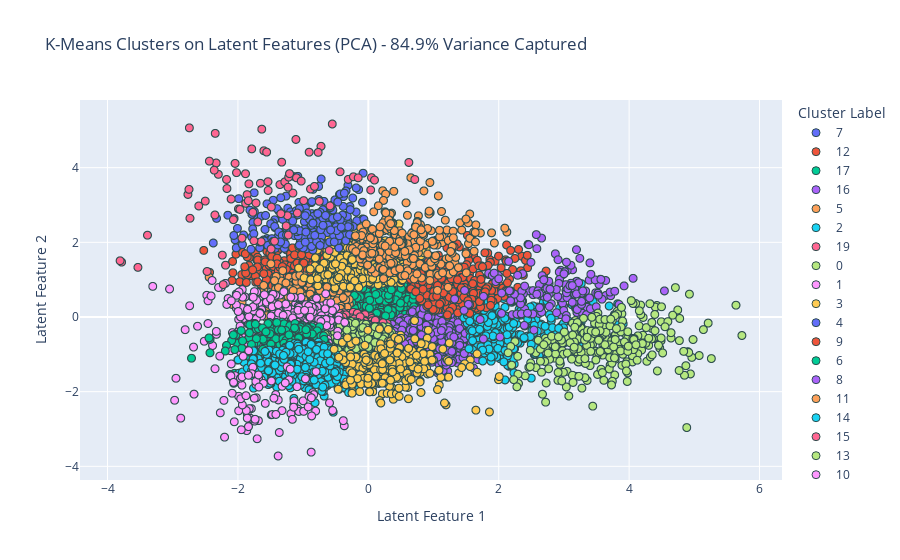

The notebook cell saved with this chart:
### Code cell
numeric_features = ['score', 'log_length', 'log_followers_count']
categorical_features = []

df = pd.read_csv('data/clean/Cleaned_Data.csv')
df = df.dropna(subset=df.columns.drop('label'))
df['log_followers_count'] = np.log(df['followers_count']+1)
df['log_length'] = np.log(df['length']+1)

cluster_and_plot_latent(df, numeric_features, categorical_features)

### Figure 1 — Plotly figure (JSON) as saved in the notebook; plotly's stock layout.template omitted (floating-point values rounded to 4 significant figures; data arrays with more than 128 entries replaced by an {"elided": "..."} marker saying what was removed)
{"data": [{"customdata": {"elided": "642x4 mixed values"}, "hovertemplate": "Cluster Label=7<br>Latent Feature 1=%{x}<br>Latent Feature 2=%{y}<br>True Genre=%{customdata[0]}<br>reviewer_reviews=%{customdata[1]}<br>score=%{customdata[2]}<br>log_length=%{customdata[3]}<extra></extra>", "legendgroup": "7", "marker": {"color": "#636efa", "line": {"color": "DarkSlateGrey", "width": 1}, "size": 8, "symbol": "circle"}, "mode": "markers", "name": "7", "showlegend": true, "type": "scattergl", "x": {"elided": "642 float values"}, "xaxis": "x", "y": {"elided": "642 float values"}, "yaxis": "y"}, {"customdata": {"elided": "405x4 mixed values"}, "hovertemplate": "Cluster Label=12<br>Latent Feature 1=%{x}<br>Latent Feature 2=%{y}<br>True Genre=%{customdata[0]}<br>reviewer_reviews=%{customdata[1]}<br>score=%{customdata[2]}<br>log_length=%{customdata[3]}<extra></extra>", "legendgroup": "12", "marker": {"color": "#EF553B", "line": {"color": "DarkSlateGrey", "width": 1}, "size": 8, "symbol": "circle"}, "mode": "markers", "name": "12", "showlegend": true, "type": "scattergl", "x": {"elided": "405 float values"}, "xaxis": "x", "y": {"elided": "405 float values"}, "yaxis": "y"}, {"customdata": {"elided": "556x4 mixed values"}, "hovertemplate": "Cluster Label=17<br>Latent Feature 1=%{x}<br>Latent Feature 2=%{y}<br>True Genre=%{customdata[0]}<br>reviewer_reviews=%{customdata[1]}<br>score=%{customdata[2]}<br>log_length=%{customdata[3]}<extra></extra>", "legendgroup": "17", "marker": {"color": "#00cc96", "line": {"color": "DarkSlateGrey", "width": 1}, "size": 8, "symbol": "circle"}, "mode": "markers", "name": "17", "showlegend": true, "type": "scattergl", "x": {"elided": "556 float values"}, "xaxis": "x", "y": {"elided": "556 float values"}, "yaxis": "y"}, {"customdata": {"elided": "720x4 mixed values"}, "hovertemplate": "Cluster Label=16<br>Latent Feature 1=%{x}<br>Latent Feature 2=%{y}<br>True Genre=%{customdata[0]}<br>reviewer_reviews=%{customdata[1]}<br>score=%{customdata[2]}<br>log_length=%{customdata[3]}<extra></extra>", "legendgroup": "16", "marker": {"color": "#ab63fa", "line": {"color": "DarkSlateGrey", "width": 1}, "size": 8, "symbol": "circle"}, "mode": "markers", "name": "16", "showlegend": true, "type": "scattergl", "x": {"elided": "720 float values"}, "xaxis": "x", "y": {"elided": "720 float values"}, "yaxis": "y"}, {"customdata": {"elided": "673x4 mixed values"}, "hovertemplate": "Cluster Label=5<br>Latent Feature 1=%{x}<br>Latent Feature 2=%{y}<br>True Genre=%{customdata[0]}<br>reviewer_reviews=%{customdata[1]}<br>score=%{customdata[2]}<br>log_length=%{customdata[3]}<extra></extra>", "legendgroup": "5", "marker": {"color": "#FFA15A", "line": {"color": "DarkSlateGrey", "width": 1}, "size": 8, "symbol": "circle"}, "mode": "markers", "name": "5", "showlegend": true, "type": "scattergl", "x": {"elided": "673 float values"}, "xaxis": "x", "y": {"elided": "673 float values"}, "yaxis": "y"}, {"customdata": {"elided": "295x4 mixed values"}, "hovertemplate": "Cluster Label=2<br>Latent Feature 1=%{x}<br>Latent Feature 2=%{y}<br>True Genre=%{customdata[0]}<br>reviewer_reviews=%{customdata[1]}<br>score=%{customdata[2]}<br>log_length=%{customdata[3]}<extra></extra>", "legendgroup": "2", "marker": {"color": "#19d3f3", "line": {"color": "DarkSlateGrey", "width": 1}, "size": 8, "symbol": "circle"}, "mode": "markers", "name": "2", "showlegend": true, "type": "scattergl", "x": {"elided": "295 float values"}, "xaxis": "x", "y": {"elided": "295 float values"}, "yaxis": "y"}, {"customdata": {"elided": "834x4 mixed values"}, "hovertemplate": "Cluster Label=19<br>Latent Feature 1=%{x}<br>Latent Feature 2=%{y}<br>True Genre=%{customdata[0]}<br>reviewer_reviews=%{customdata[1]}<br>score=%{customdata[2]}<br>log_length=%{customdata[3]}<extra></extra>", "legendgroup": "19", "marker": {"color": "#FF6692", "line": {"color": "DarkSlateGrey", "width": 1}, "size": 8, "symbol": "circle"}, "mode": "markers", "name": "19", "showlegend": true, "type": "scattergl", "x": {"elided": "834 float values"}, "xaxis": "x", "y": {"elided": "834 float values"}, "yaxis": "y"}, {"customdata": {"elided": "875x4 mixed values"}, "hovertemplate": "Cluster Label=0<br>Latent Feature 1=%{x}<br>Latent Feature 2=%{y}<br>True Genre=%{customdata[0]}<br>reviewer_reviews=%{customdata[1]}<br>score=%{customdata[2]}<br>log_length=%{customdata[3]}<extra></extra>", "legendgroup": "0", "marker": {"color": "#B6E880", "line": {"color": "DarkSlateGrey", "width": 1}, "size": 8, "symbol": "circle"}, "mode": "markers", "name": "0", "showlegend": true, "type": "scattergl", "x": {"elided": "875 float values"}, "xaxis": "x", "y": {"elided": "875 float values"}, "yaxis": "y"}, {"customdata": {"elided": "336x4 mixed values"}, "hovertemplate": "Cluster Label=1<br>Latent Feature 1=%{x}<br>Latent Feature 2=%{y}<br>True Genre=%{customdata[0]}<br>reviewer_reviews=%{customdata[1]}<br>score=%{customdata[2]}<br>log_length=%{customdata[3]}<extra></extra>", "legendgroup": "1", "marker": {"color": "#FF97FF", "line": {"color": "DarkSlateGrey", "width": 1}, "size": 8, "symbol": "circle"}, "mode": "markers", "name": "1", "showlegend": true, "type": "scattergl", "x": {"elided": "336 float values"}, "xaxis": "x", "y": {"elided": "336 float values"}, "yaxis": "y"}, {"customdata": {"elided": "444x4 mixed values"}, "hovertemplate": "Cluster Label=3<br>Latent Feature 1=%{x}<br>Latent Feature 2=%{y}<br>True Genre=%{customdata[0]}<br>reviewer_reviews=%{customdata[1]}<br>score=%{customdata[2]}<br>log_length=%{customdata[3]}<extra></extra>", "legendgroup": "3", "marker": {"color": "#FECB52", "line": {"color": "DarkSlateGrey", "width": 1}, "size": 8, "symbol": "circle"}, "mode": "markers", "name": "3", "showlegend": true, "type": "scattergl", "x": {"elided": "444 float values"}, "xaxis": "x", "y": {"elided": "444 float values"}, "yaxis": "y"}, {"customdata": {"elided": "213x4 mixed values"}, "hovertemplate": "Cluster Label=4<br>Latent Feature 1=%{x}<br>Latent Feature 2=%{y}<br>True Genre=%{customdata[0]}<br>reviewer_reviews=%{customdata[1]}<br>score=%{customdata[2]}<br>log_length=%{customdata[3]}<extra></extra>", "legendgroup": "4", "marker": {"color": "#636efa", "line": {"color": "DarkSlateGrey", "width": 1}, "size": 8, "symbol": "circle"}, "mode": "markers", "name": "4", "showlegend": true, "type": "scattergl", "x": {"elided": "213 float values"}, "xaxis": "x", "y": {"elided": "213 float values"}, "yaxis": "y"}, {"customdata": {"elided": "350x4 mixed values"}, "hovertemplate": "Cluster Label=9<br>Latent Feature 1=%{x}<br>Latent Feature 2=%{y}<br>True Genre=%{customdata[0]}<br>reviewer_reviews=%{customdata[1]}<br>score=%{customdata[2]}<br>log_length=%{customdata[3]}<extra></extra>", "legendgroup": "9", "marker": {"color": "#EF553B", "line": {"color": "DarkSlateGrey", "width": 1}, "size": 8, "symbol": "circle"}, "mode": "markers", "name": "9", "showlegend": true, "type": "scattergl", "x": {"elided": "350 float values"}, "xaxis": "x", "y": {"elided": "350 float values"}, "yaxis": "y"}, {"customdata": {"elided": "676x4 mixed values"}, "hovertemplate": "Cluster Label=6<br>Latent Feature 1=%{x}<br>Latent Feature 2=%{y}<br>True Genre=%{customdata[0]}<br>reviewer_reviews=%{customdata[1]}<br>score=%{customdata[2]}<br>log_length=%{customdata[3]}<extra></extra>", "legendgroup": "6", "marker": {"color": "#00cc96", "line": {"color": "DarkSlateGrey", "width": 1}, "size": 8, "symbol": "circle"}, "mode": "markers", "name": "6", "showlegend": true, "type": "scattergl", "x": {"elided": "676 float values"}, "xaxis": "x", "y": {"elided": "676 float values"}, "yaxis": "y"}, {"customdata": {"elided": "161x4 mixed values"}, "hovertemplate": "Cluster Label=8<br>Latent Feature 1=%{x}<br>Latent Feature 2=%{y}<br>True Genre=%{customdata[0]}<br>reviewer_reviews=%{customdata[1]}<br>score=%{customdata[2]}<br>log_length=%{customdata[3]}<extra></extra>", "legendgroup": "8", "marker": {"color": "#ab63fa", "line": {"color": "DarkSlateGrey", "width": 1}, "size": 8, "symbol": "circle"}, "mode": "markers", "name": "8", "showlegend": true, "type": "scattergl", "x": {"elided": "161 float values"}, "xaxis": "x", "y": {"elided": "161 float values"}, "yaxis": "y"}, {"customdata": {"elided": "278x4 mixed values"}, "hovertemplate": "Cluster Label=11<br>Latent Feature 1=%{x}<br>Latent Feature 2=%{y}<br>True Genre=%{customdata[0]}<br>reviewer_reviews=%{customdata[1]}<br>score=%{customdata[2]}<br>log_length=%{customdata[3]}<extra></extra>", "legendgroup": "11", "marker": {"color": "#FFA15A", "line": {"color": "DarkSlateGrey", "width": 1}, "size": 8, "symbol": "circle"}, "mode": "markers", "name": "11", "showlegend": true, "type": "scattergl", "x": {"elided": "278 float values"}, "xaxis": "x", "y": {"elided": "278 float values"}, "yaxis": "y"}, {"customdata": {"elided": "586x4 mixed values"}, "hovertemplate": "Cluster Label=14<br>Latent Feature 1=%{x}<br>Latent Feature 2=%{y}<br>True Genre=%{customdata[0]}<br>reviewer_reviews=%{customdata[1]}<br>score=%{customdata[2]}<br>log_length=%{customdata[3]}<extra></extra>", "legendgroup": "14", "marker": {"color": "#19d3f3", "line": {"color": "DarkSlateGrey", "width": 1}, "size": 8, "symbol": "circle"}, "mode": "markers", "name": "14", "showlegend": true, "type": "scattergl", "x": {"elided": "586 float values"}, "xaxis": "x", "y": {"elided": "586 float values"}, "yaxis": "y"}, {"customdata": {"elided": "84x4 mixed values"}, "hovertemplate": "Cluster Label=15<br>Latent Feature 1=%{x}<br>Latent Feature 2=%{y}<br>True Genre=%{customdata[0]}<br>reviewer_reviews=%{customdata[1]}<br>score=%{customdata[2]}<br>log_length=%{customdata[3]}<extra></extra>", "legendgroup": "15", "marker": {"color": "#FF6692", "line": {"color": "DarkSlateGrey", "width": 1}, "size": 8, "symbol": "circle"}, "mode": "markers", "name": "15", "showlegend": true, "type": "scattergl", "x": [-0.5531, -2.19, -0.3086, -2.022, -1.938, -3.784, -2.767, -0.2284, -1.461, -1.157, -1.86, -1.992, -1.102, -2.334, -2.175, -1.723, -1.24, -1.029, -0.7258, 0.6214, -0.9074, -1.26, -2.169, -2.348, -1.882, -1.841, -2.601, -1.356, -1.341, -1.656, -1.329, -0.4337, 0.04845, 0.7128, -1.089, -2.239, -2.301, -1.537, -0.1556, -0.8864, -1.539, -1.788, -2.438, -1.634, -2.745, -1.281, -1.644, -1.439, -1.487, -1.969, 0.09445, -1.222, -1.832, -1.696, -1.491, -1.208, -1.228, -2.069, -2.736, -3.534, -1.772, -1.755, -0.6005, -1.602, -2.104, -2.501, -0.8262, -1.56, 0.03632, -1.884, -0.9915, -2.364, -2.751, -3.807, -2.473, -2.226, -3.388, -0.7521, -2.044, -1.231, -0.5873, -0.7692, -1.111, -2.353], "xaxis": "x", "y": [5.169, 1.388, 3.685, 3.866, 2.111, 1.47, 3.283, 3.756, 2.027, 3.319, 3.278, 2.895, 3.728, 4.125, 3.684, 3.053, 2.714, 3.64, 4.572, 4.139, 4.415, 2.439, 3.441, 4.918, 3.043, 3.116, 2.974, 3.547, 2.767, 3.582, 4.148, 3.89, 3.734, 3.684, 2.786, 1.657, 3.821, 3.39, 3.727, 3.429, 3.625, 4.503, 4.175, 5.031, 5.065, 3.618, 2.018, 2.03, 2.945, 2.881, 3.668, 3.747, 3.566, 2.546, 1.821, 3.84, 2.195, 2.606, 2.645, 1.329, 2.803, 2.042, 1.781, 4.453, 3.16, 3.105, 3.498, 4.417, 3.403, 3.838, 3.118, 3.933, 3.418, 1.507, 1.22, 0.8676, 2.192, 3.097, 4.114, 3.476, 2.975, 4.41, 4.756, 2.733], "yaxis": "y"}, {"customdata": {"elided": "282x4 mixed values"}, "hovertemplate": "Cluster Label=13<br>Latent Feature 1=%{x}<br>Latent Feature 2=%{y}<br>True Genre=%{customdata[0]}<br>reviewer_reviews=%{customdata[1]}<br>score=%{customdata[2]}<br>log_length=%{customdata[3]}<extra></extra>", "legendgroup": "13", "marker": {"color": "#B6E880", "line": {"color": "DarkSlateGrey", "width": 1}, "size": 8, "symbol": "circle"}, "mode": "markers", "name": "13", "showlegend": true, "type": "scattergl", "x": {"elided": "282 float values"}, "xaxis": "x", "y": {"elided": "282 float values"}, "yaxis": "y"}, {"customdata": {"elided": "91x4 mixed values"}, "hovertemplate": "Cluster Label=10<br>Latent Feature 1=%{x}<br>Latent Feature 2=%{y}<br>True Genre=%{customdata[0]}<br>reviewer_reviews=%{customdata[1]}<br>score=%{customdata[2]}<br>log_length=%{customdata[3]}<extra></extra>", "legendgroup": "10", "marker": {"color": "#FF97FF", "line": {"color": "DarkSlateGrey", "width": 1}, "size": 8, "symbol": "circle"}, "mode": "markers", "name": "10", "showlegend": true, "type": "scattergl", "x": [-1.642, -1.081, -2.95, -2.205, -1.141, -1.718, -1.325, -0.8509, -0.5477, -1.683, -1.722, -2.102, -2.056, -1.794, -2.351, -1.825, -1.489, -1.771, -1.989, -2.044, -1.865, -1.789, -0.369, -0.8372, -1.093, -1.067, -1.486, -0.8763, -1.856, -2.108, -1.872, -1.989, -2.215, -0.9921, -1.932, -1.686, -1.745, -0.5958, -2.971, -1.949, -2.673, -1.366, -0.384, -0.8023, -1.808, -1.246, -1.473, -1.939, -1.839, -0.9648, -1.187, -1.139, -1.61, -1.725, -1.383, -1.216, -1.961, -1.737, -2.065, -1.937, -1.199, -1.421, -1.381, -0.9229, -1.323, -1.581, -1.958, -1.147, -2.279, -1.685, -1.92, -1.835, -1.839, -0.8086, -1.705, -1.679, -0.9997, -1.274, -1.448, -2.089, -1.877, -2.067, -0.91, -0.8699, -1.75, -2.877, -0.8736, -2.27, -1.418, -1.165, -1.857], "xaxis": "x", "y": [-1.682, -2.463, -1.641, -3.218, -2.347, -2.163, -2.506, -2.027, -2.505, -1.634, -1.812, -1.257, -2.806, -2.453, -1.386, -2.454, -2.619, -1.345, -2.123, -1.57, -3.043, -1.518, -2.914, -2.077, -1.867, -2.529, -1.714, -3.619, -2.603, -1.576, -2.506, -2.513, -2.233, -2.526, -2.356, -2.775, -2.788, -2.301, -2.231, -3.02, -2.066, -3.095, -2.777, -1.462, -2.714, -1.333, -2.613, -1.826, -2.936, -1.656, -2.589, -2.249, -1.777, -1.726, -3.723, -1.684, -1.637, -2.739, -1.776, -1.604, -1.395, -2.077, -2.222, -2.409, -1.856, -2.313, -2.189, -2.415, -1.047, -1.553, -1.053, -0.9017, -1.562, -2.519, -3.262, -1.876, -2.244, -1.766, -2.174, -2.042, -2.106, -1.751, -2.122, -2.65, -2.178, -2.709, -2.164, -2.567, -2.61, -2.741, -2.709], "yaxis": "y"}, {"customdata": {"elided": "290x4 mixed values"}, "hovertemplate": "Cluster Label=18<br>Latent Feature 1=%{x}<br>Latent Feature 2=%{y}<br>True Genre=%{customdata[0]}<br>reviewer_reviews=%{customdata[1]}<br>score=%{customdata[2]}<br>log_length=%{customdata[3]}<extra></extra>", "legendgroup": "18", "marker": {"color": "#FECB52", "line": {"color": "DarkSlateGrey", "width": 1}, "size": 8, "symbol": "circle"}, "mode": "markers", "name": "18", "showlegend": true, "type": "scattergl", "x": {"elided": "290 float values"}, "xaxis": "x", "y": {"elided": "290 float values"}, "yaxis": "y"}], "layout": {"legend": {"title": {"text": "Cluster Label"}, "tracegroupgap": 0}, "title": {"text": "K-Means Clusters on Latent Features (PCA) - 84.9% Variance Captured"}, "xaxis": {"anchor": "y", "domain": [0, 1], "title": {"text": "Latent Feature 1"}}, "yaxis": {"anchor": "x", "domain": [0, 1], "title": {"text": "Latent Feature 2"}}}}
